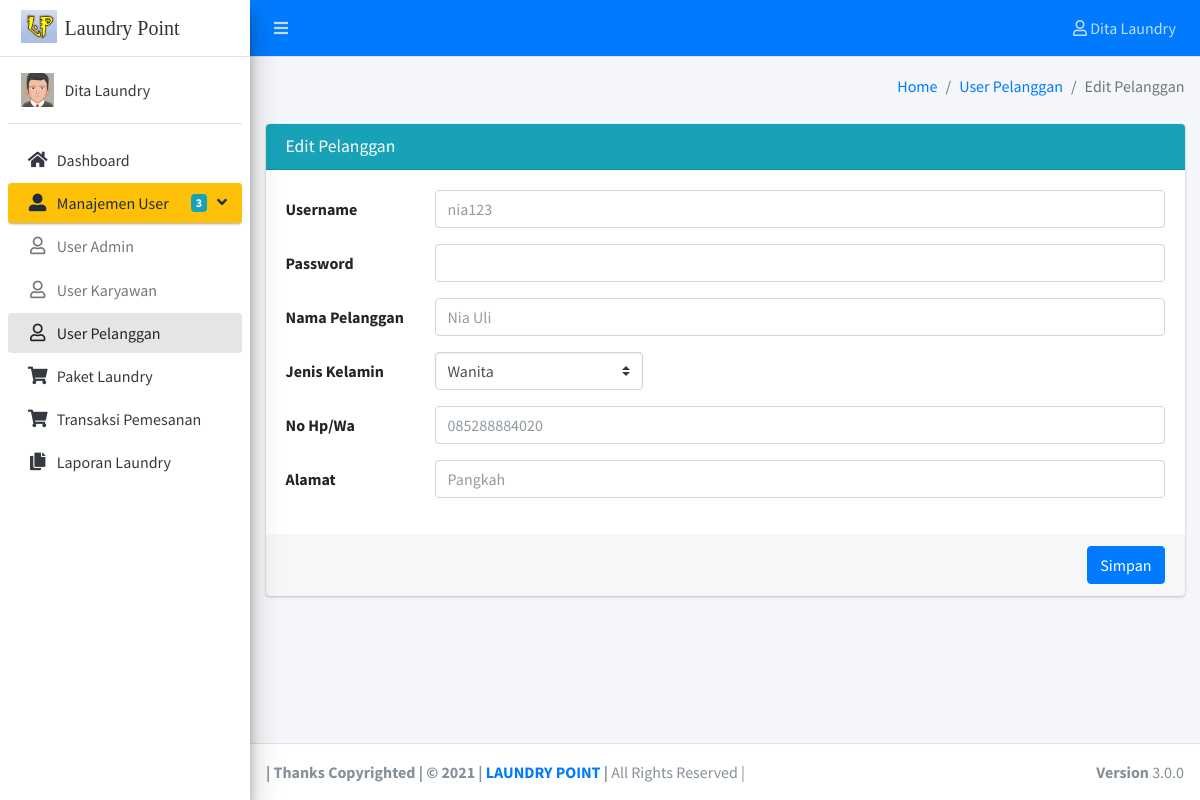
The page /Hal-Admin/edit-pelanggan.php?id_pelanggan=2 (signed in) on the database its author committed.
### tables this page shows
CREATE TABLE `user` (
  `id_user` int(11) NOT NULL,
  `id` varchar(14) NOT NULL,
  `username` varchar(50) NOT NULL,
  `password` varchar(50) NOT NULL,
  `level` enum('admin','karyawan','pelanggan') NOT NULL
);

CREATE TABLE `pelanggan` (
  `id_pelanggan` int(11) NOT NULL,
  `nama_pelanggan` varchar(50) NOT NULL,
  `jenis_kelamin` enum('Pria','Wanita') NOT NULL,
  `no_hp` varchar(14) NOT NULL,
  `alamat` varchar(255) NOT NULL
);

### Hal-Admin/edit-pelanggan.php (the view, shortened to what this page needs)
<?php
$id_pelanggan = $_GET['id_pelanggan'];
include 'koneksi.php';
$pelanggan = mysqli_query($koneksi,"SELECT * FROM pelanggan where id_pelanggan = '".$id_pelanggan."'");
while($p = mysqli_fetch_array($pelanggan)){
	$id_pelanggan = $p['id_pelanggan'];
	$nama_pelanggan = $p['nama_pelanggan'];
	$jenis_kelamin = $p['jenis_kelamin'];
	$no_hp = $p['no_hp'];
	$alamat = $p['alamat'];
}
$user = mysqli_query($koneksi,"SELECT * FROM user where id = '".$id_pelanggan."'");
while($u = mysqli_fetch_array($user)){
	$username = $u['username'];
}
$id = $_SESSION['id'];
$lv = $_SESSION['level'];
if($lv == "admin"){
	$admin = mysqli_query($koneksi,"select * from admin where id_admin like '%".$id."%'");
	while($a = mysqli_fetch_array($admin)){
		$nm = $a['nama_admin'];
	}
}elseif($lv == "karyawan"){
	$karyawan = mysqli_query($koneksi,"select * from karyawan where id_karyawan like '%".$id."%'");
	while($k = mysqli_fetch_array($karyawan)){
		$nm = $k['nama_karyawan'];
	}
}else{
	$pelanggan = mysqli_query($koneksi,"select * from pelanggan where id_pelanggan like '%".$id."%'");
	while($p = mysqli_fetch_array($pelanggan)){
		$nm = $p['nama_pelanggan'];
	}
}
?>
<!DOCTYPE html>
<html>
<head>
  <link rel="stylesheet" href="../plugins/fontawesome-free/css/all.min.css">
  <link rel="stylesheet" href="../plugins/openiconic-free/css/open-iconic.min.css">
  <link rel="stylesheet" href="../dist/css/adminlte.min.css">
  <link rel="stylesheet" href="../plugins/overlayScrollbars/css/OverlayScrollbars.min.css">
</head>
<body class="hold-transition sidebar-mini layout-fixed">
<div class="wrapper">
  <nav class="main-header navbar navbar-expand navbar-blue navbar-dark">
    <ul class="navbar-nav">
      <li class="nav-item">
        <a class="nav-link" data-widget="pushmenu" href="#" role="button"><i class="fas fa-bars"></i></a>
      </li>
    </ul>
    <ul class="navbar-nav ml-auto">
      <li class="nav-item dropdown">
        <a class="nav-link" data-toggle="dropdown" href="#">
          <i class="far fa-user"></i> <?php echo $nm; ?>
        </a>
      </li>
    </ul>
  </nav>
  <aside class="main-sidebar elevation-4 sidebar-light-warning">
    <a href="dashboard.php" class="brand-link">
      <img src="../dist/img/laundry.jpg" alt="AdminLP Logo" class="brand-image">
      <span class="brand-text"><font face="Jokerman"> Laundry Point </font></span>
    </a>
    <div class="sidebar">
      <div class="user-panel mt-3 pb-3 mb-3 d-flex">
        <div class="image">
          <img src="../dist/img/avatar5.png" alt="User Image" width="100px">
        </div>
        <div class="info">
            <a href="#" class="d-block"><?php echo $nm; ?></a>
        </div>
      </div>
    <nav class="mt-2">
      <ul class="nav nav-pills nav-sidebar flex-column" data-widget="treeview" role="menu" data-accordion="false">
        <li class="nav-item has-treeview">
            <a href="dashboard.php" class="nav-link">
              <i class="nav-icon fas fa-home"></i>
              <p> Dashboard </p>
            </a>
          </li>
          <li class="nav-item has-treeview  menu-open">
            <a href="#" class="nav-link active">
              <i class="nav-icon fas fa-user-alt"></i>
              <p>
                Manajemen User
                <i class="fas fa-angle-left right"></i>
                <span class="badge badge-info right">3</span>
              </p>
            </a>
            <ul class="nav nav-treeview">
              <li class="nav-item">
                <a href="user-administrator.php" class="nav-link">
                  <i class="far fa-user nav-icon"></i>
                  <p> User Admin  </p>
                </a>
              </li>
              <li class="nav-item">
                <a href="user-karyawan.php" class="nav-link">
                  <i class="far fa-user nav-icon"></i>
                  <p> User Karyawan  </p>
                </a>
              </li>
              <li class="nav-item">
                <a href="user-pelanggan.php" class="nav-link active">
                  <i class="far fa-user nav-icon"></i>
                  <p> User Pelanggan  </p>
                </a>
              </li>
            </ul>
          </li>
          <li class="nav-item">
            <a href="paket-laundry.php" class="nav-link">
              <i class="nav-icon fas fa-shopping-cart"></i>
              <p> Paket Laundry </p>
            </a>
          </li>
          <li class="nav-item">
            <a href="transaksi-pemesanan.php" class="nav-link">
              <i class="nav-icon fas fa-shopping-cart"></i>
              <p> Transaksi Pemesanan </p>
            </a>
          </li>
          <li class="nav-item">
            <a href="laporan.php" class="nav-link">
              <i class="nav-icon fas fa-copy"></i>
              <p> Laporan Laundry </p>
            </a>
          </li>
      </ul>
    </nav>
    </div>
  </aside>
  <div class="content-wrapper">
    <div class="content-header">
      <div class="container-fluid">
        <div class="row mb-2">
          <div class="col-sm-6">
          </div>
          <div class="col-sm-6">
            <ol class="breadcrumb float-sm-right">
              <li class="breadcrumb-item"><a href="dashboard.php">Home</a></li>
              <li class="breadcrumb-item active"><a href="user-pelanggan.php">User Pelanggan</a></li>
              <li class="breadcrumb-item active">Edit Pelanggan</li>
            </ol>
          </div>
        </div>
      </div>
    </div>
    <section class="content">
      <div class="container-fluid">
        <div class="card card-info">
            <div class="card-header">
              <h3 class="card-title">Edit Pelanggan</h3>
            </div>
            <form class="form-horizontal" method="post" action="go-edit-pelanggan.php?id_pelanggan=<?php echo $id_pelanggan;?>">
              <div class="card-body">
                <div class="form-group row">
                  <label class="col-sm-2 col-form-label">Username</label>
                  <div class="col-sm-10">
                    <input type="username" class="form-control" name="username" placeholder="<?php echo $username; ?>">
                  </div>
                </div>
                <div class="form-group row">
                  <label  class="col-sm-2 col-form-label">Password</label>
                  <div class="col-sm-10">
                    <input type="password" class="form-control" name="password" placeholder="">
                  </div>
                </div>
                <div class="form-group row">
                  <label class="col-sm-2 col-form-label">Nama Pelanggan</label>
                  <div class="col-sm-10">
                    <input type="nama_pelanggan" class="form-control" name="nama_pelanggan" placeholder="<?php echo $nama_pelanggan; ?>">
                  </div>
                </div>
                <div class="form-group row">
                  <label class="col-sm-2 col-form-label">Jenis Kelamin</label>
                  <div class="col-sm-3">
                    <select class="custom-select" name="jenis_kelamin">
                      <option disabled selected value=""><?php echo $jenis_kelamin; ?></option>
                    </select>
                  </div>
                </div>
                <div class="form-group row">
                  <label class="col-sm-2 col-form-label">No Hp/Wa</label>
                  <div class="col-sm-10">
                    <input type="no_hp" class="form-control" name="no_hp" placeholder="<?php echo $no_hp; ?>">
                  </div>
                </div>
                <div class="form-group row">
                  <label class="col-sm-2 col-form-label">Alamat</label>
                  <div class="col-sm-10">
                    <input type="alamat" class="form-control" name="alamat" placeholder="<?php echo $alamat; ?>">
                  </div>
                </div>
              </div>
              <div class="card-footer">
                <button type="submit" class="btn btn-primary float-right">Simpan</button>
              </div>
            </form>
          </div>
      </div>
    </section>
  </div>
  <footer class="main-footer">
    <strong>| Thanks Copyrighted | &copy; 2021 | <a href="">LAUNDRY POINT</a> |</strong>
    All Rights Reserved |
    <div class="float-right d-none d-sm-inline-block">
      <b>Version</b> 3.0.0
    </div>
  </footer>
</div>
</body>
</html>

### rows shown on the page
user: username "nia123"
pelanggan: nama_pelanggan "Nia Uli", jenis_kelamin "Wanita", no_hp "085288884020", alamat "Pangkah"

### other values the page prints
$nm "Dita Laundry"
